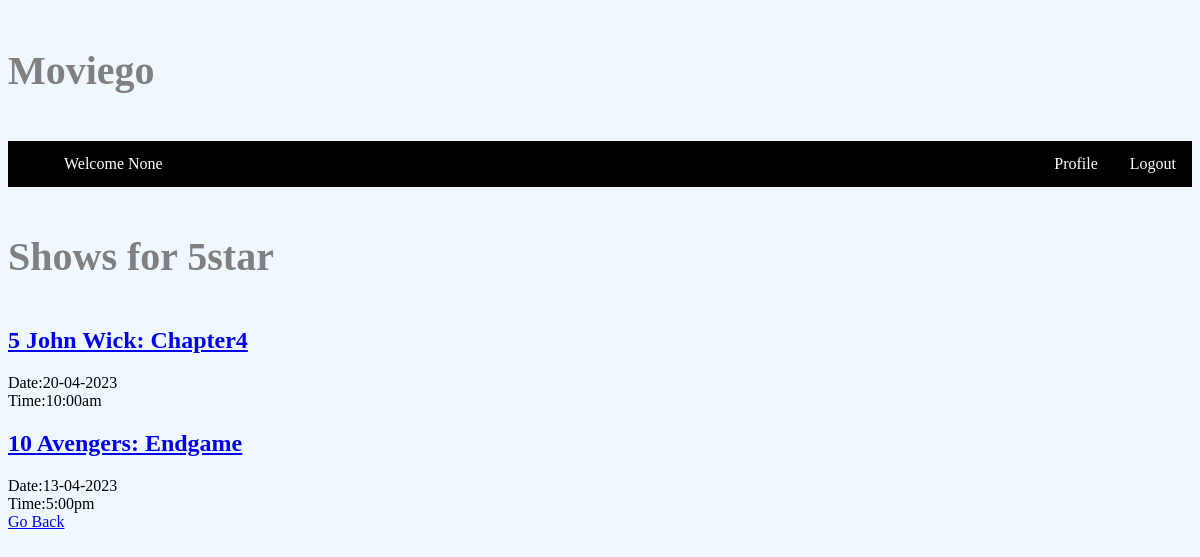
The app's page /see_show/8/amisha001 with its own data.
### app.py (models this page shows)
class Venue(db.Model):
    Venue_id=db.Column(db.Integer(),primary_key=True)
    Venue_name=db.Column(db.String(50),nullable=False)
    Place=db.Column(db.String(50),nullable=False)
    Capacity=db.Column(db.Integer(),nullable=False)
    Rating=db.Column(db.Integer())
    rel_show=db.relationship("Show",backref='rel_venue', secondary="link")

class Show(db.Model):
    Show_id=db.Column(db.Integer(),primary_key=True)
    Show_name=db.Column(db.String(50),nullable=False)
    Rating=db.Column(db.Integer())
    Tags=db.Column(db.String(50))
    Date=db.Column(db.String(20))
    Time=db.Column(db.String(20))
    TicketPrice=db.Column(db.Integer(),nullable=False)
    Language=db.Column(db.String(30),nullable=False)
    Type=db.Column(db.String(20),nullable=False)
    Venue_id=db.Column(db.Integer(),db.ForeignKey("venue.Venue_id"))
    Show_Capacity=db.Column(db.Integer())

### app.py (the view)
@app.route('/see_show/<int:Venue_id>/<Username>',methods=['GET','POST'])
def see_show(Venue_id,Username):
    v1=Venue.query.get(Venue_id)
    Username=session.get('Username')
    showss=v1.rel_show
    return render_template('see_show.html',v1=v1,showss=showss,Username=Username)

### templates/see_show.html (shortened to what this page needs)
<!DOCTYPE html>
<html lang="en">
<head>
</head>
<body>
    <h1> <div class='container'><div class='left'><label class='book'>Moviego</label>
        </div></h1>
        <ul><div class="naya"><div>
          <li><a href='/U_dashboard/{{Username}}'>Welcome {{ Username }}</a></li>
        </div>
          <div>
          <li><a href='/profile/{{Username}}'>Profile</a></li>
          <li><a href='/'>Logout</a></li>
        </div>
    </div>
        </ul>
    {% if showss|length==0 %}
    <h1> No Shows Found for {{ v1.Venue_name }} </h1>
    {% else %}
    <h1> Shows for {{v1.Venue_name}} </h1>
    {% for s in showss %}
    <div>
        <h2><a href="/booking/{{v1.Venue_id}}/{{s.Show_id}}/{{Username}}"> {{ s.Show_id}} {{ s.Show_name }} </a></h2>
        Date:{{ s.Date }}<br>
        Time:{{ s.Time }}<br>
    </div>
    {% endfor %}
    {% endif %}
    <a href="/U_dashboard/{{Username}}">Go Back</a>
</body>
</html>

### templates/see_show.html (style rules this page uses)
body { background-color: AliceBlue; }
h1 { color:Gray; font-size:40px; text-align: left; background-color:AliceBlue; padding-top:20px; padding-bottom: 20px; }
ul { list-style-type: none; margin: 0; overflow: hidden; background-color: black; }
li { float: left; }
li a { display: block; color: white; text-align: center; padding: 14px 16px; text-decoration: none; }
.container { display: flex; justify-content: space-between; flex-direction: row; align-items: center; }
.naya { display: flex; justify-content: space-between; }

### records on screen
Venue: Venue_name "5star"
Show: Show_id "5", Show_name "John Wick: Chapter4", Date "20-04-2023", Time "10:00am"
Show: Show_id "10", Show_name "Avengers: Endgame", Date "13-04-2023", Time "5:00pm"

### other values on screen
{{ Username }} "None"
